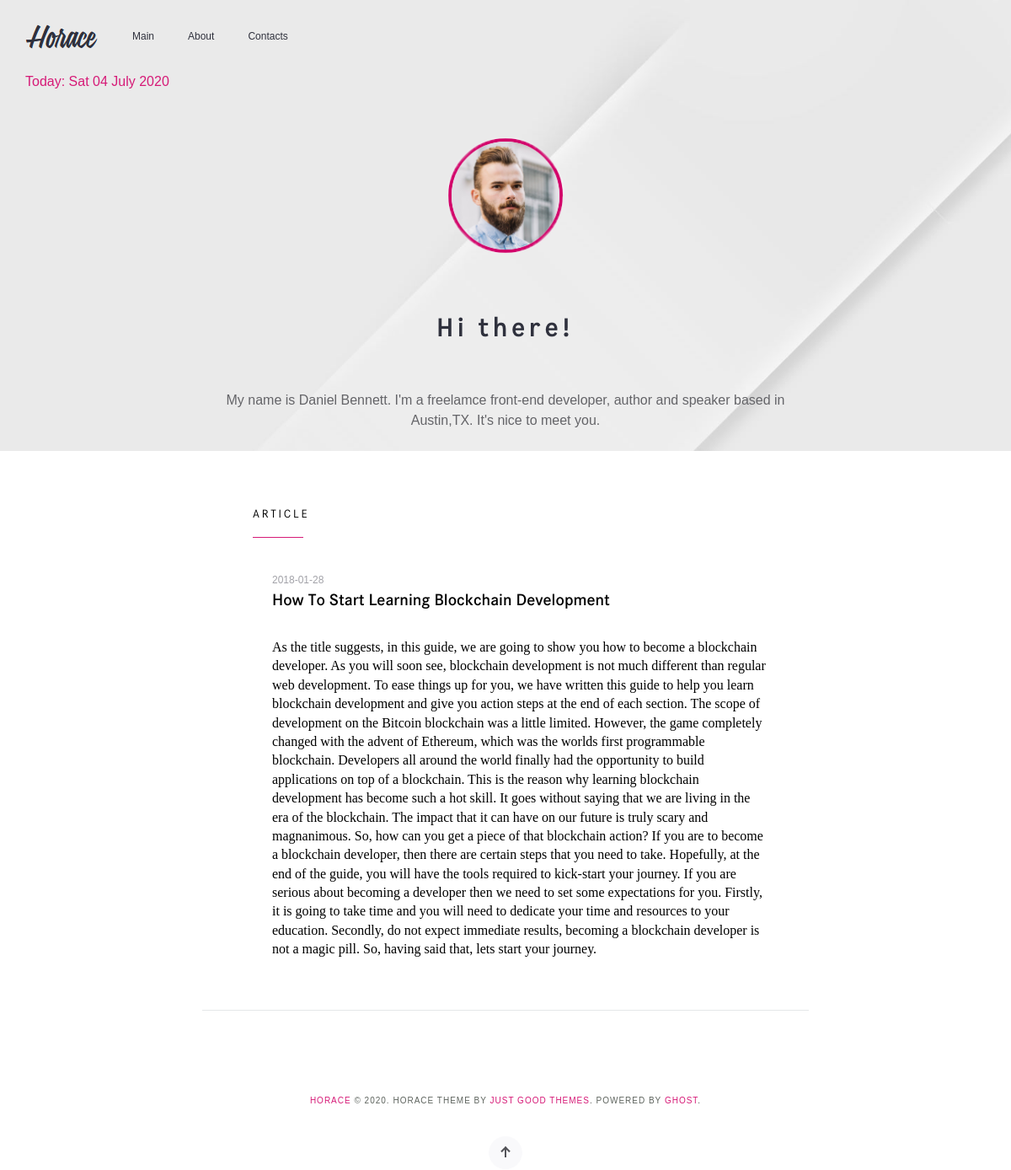
/article.php?article=2, run on the app's committed database.
### tables this page shows
CREATE TABLE Posts (
ID INTEGER PRIMARY KEY AUTOINCREMENT,
ImageName TEXT,
Title TEXT,
Content TEXT,
Created DATE);

### article.php (the view, shortened to what this page needs)
<?php
	$db = getDbConnection();
	$ID = SQLite3::escapeString($_GET["article"]);
	$article = $db->query("SELECT * FROM Posts where ID='{$ID}'")->fetchArray(SQLITE3_ASSOC);
	$pageTitle = htmlspecialchars($article['Title']);
?>
<?php require 'head.php'; ?>
<?php require 'header.php'; ?>
<main class="site__centr">
	<div class="site__latest">
		<h3>ARTICLE</h3>
	</div>
	<div class="site__line"></div>
	<article class="article">
		<div class="article__body">
			<header>
				<time datetime="<?= $article['Created'] ?>" class="article__time"><?= $article['Created'] ?></time>
				<h1 class="article__title">
					<a href="article.php?article=<?= $article['ID']; ?>"><?= $pageTitle; ?></a>
				</h1>
			</header>
			<div class="article__text"><?= $article['Content'] ?></div>
		</div>
	</article>
</main>
<div class="site__separator"></div>
<?php require 'footer.php'; ?>

### css/style.css (style rules this page uses)
.site__centr { background-color: white; margin: 0 auto; max-width: 1366px }
.site__latest { font-family: Conv_Corporate; letter-spacing: 0.2em; font-size: 14px; padding-top: 65px; padding-left: 25%; padding-bottom: 17px; text-transform: uppercase; }
.site__line { background-color: #d61a77; margin-left: 25%; width: 60px; height: 1px; margin-bottom: 38px; }
.article { max-width: 910px; margin-top: 5px; margin-bottom: 60px; }
.article__body { padding-left: 323px; }
.article__time { text-transform: uppercase; font-family: Arial; color: #a2a2a8; font-size: 12px; margin-bottom: 22px; }
.article__title { font-weight: bold; font-family: Corporate_Demi; font-size: 20px; margin-bottom: 31px; }
.site__separator { background-color: #e5e7e9; margin-right: auto; margin-left: auto; width: 720px; height: 1px; margin-bottom: 72px; }

### data on the page
posts: Created "2018-01-28", Title "How To Start Learning Blockchain Development", Content "As the title suggests, in this guide, we are going to show you how to become a blockchain developer. As you will soon see, blockchain development is not much different than regular web development. To ease things up for you, we have written this guide to help you learn blockchain development and give you action steps at the end of each section. The scope of development on the Bitcoin blockchain was a little limited. However, the game completely changed with the advent of Ethereum, which was the worlds first programmable blockchain. Developers all around the world finally had the opportunity to build applications on top of a blockchain. This is the reason why learning blockchain development…"
